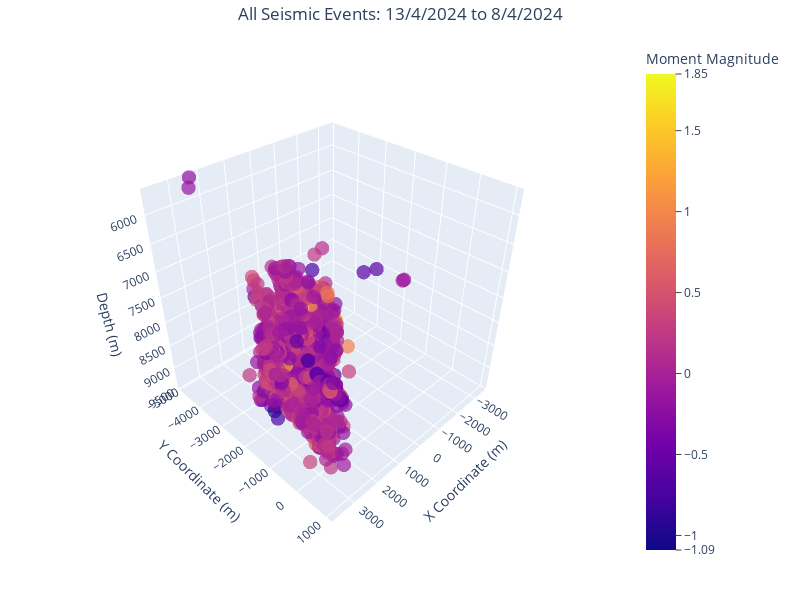

Write notebook code for a chart like this one.
### Markdown cell above
## Combined Events Visualization

Create a single 3D plot containing all seismic events from all catalog files.

### Code cell
# Generate Combined Plot of All Events
print("🌍 Creating combined visualization of all events...")

# Concatenate all CSV files into a single dataset
data = pd.concat((pd.read_csv(file) for file in csv_files), ignore_index=True)
data.columns = data.columns.str.strip().str.replace(' ', '_')
data = data[data['Depth'] != 0]  # Remove invalid depth entries

# Create informative title with date range
try:
    start_date = data['Trig_Date'].iloc[0].strip()
    end_date = data['Trig_Date'].iloc[-1].strip()
    title = f"All Seismic Events: {start_date} to {end_date}"
except:
    title = "All Seismic Events - Combined Catalog"

print(f"📊 Combined dataset: {len(data)} events total")

# Create comprehensive 3D scatter plot
fig = px.scatter_3d(
    data,
    x='X', y='Y', z='Depth',
    color='MomMag',
    range_color=[global_min_mag, global_max_mag],
    size=[1] * len(data),
    title=title,
    labels={
        'X': 'X Coordinate (m)',
        'Y': 'Y Coordinate (m)',
        'Depth': 'Depth (m)', 
        'MomMag': 'Moment Magnitude'
    },
    size_max=14,
    opacity=0.7
)

# Apply consistent styling matching individual plots
fig.update_traces(marker=dict(line=dict(width=0)))
tickvals = generate_tick_values(global_min_mag, global_max_mag)

fig.update_layout(
    width=800, height=600,
    title_x=0.5,
    margin=dict(l=40, r=40, b=40, t=40),
    scene=dict(
        zaxis=dict(range=[global_min_depth, global_max_depth][::-1]),
        xaxis=dict(range=[global_min_x, global_max_x]),
        yaxis=dict(range=[global_min_y, global_max_y]),
        camera=dict(eye=dict(x=1.5, y=1.5, z=1.5)),
        aspectmode="cube"
    ),
    coloraxis_colorbar=dict(
        title="Moment Magnitude",
        title_side="top",
        tickvals=tickvals,
        tickmode='array',
        ticks="outside",
        ticklen=6,
        tickwidth=1
    )
)

# Display or save the combined plot
if not save_images:
    fig.show()
else:
    width_in = width_mm / 25.4
    height_in = width_in * 0.75
    image_path = os.path.join(output_path, "all_events_combined.png")
    fig.write_image(image_path, width=int(width_in * dpi), height=int(height_in * dpi), scale=2)
    print(f"💾 Saved combined plot: {image_path}")

print("✅ Combined visualization complete")

### Figure 1 — Plotly figure (JSON) as saved in the notebook; plotly's stock layout.template omitted (floating-point values rounded to 4 significant figures; data arrays with more than 128 entries replaced by an {"elided": "..."} marker saying what was removed)
{"data": [{"hovertemplate": "X Coordinate (m)=%{x}<br>Y Coordinate (m)=%{y}<br>Depth (m)=%{z}<br>size=%{marker.size}<br>Moment Magnitude=%{marker.color}<extra></extra>", "legendgroup": "", "marker": {"color": {"elided": "2982 float values"}, "coloraxis": "coloraxis", "line": {"width": 0}, "opacity": 0.7, "size": {"elided": "2982 int values"}, "sizemode": "area", "sizeref": 0.005102, "symbol": "circle"}, "mode": "markers", "name": "", "scene": "scene", "showlegend": false, "type": "scatter3d", "x": {"elided": "2982 float values"}, "y": {"elided": "2982 float values"}, "z": {"elided": "2982 float values"}}], "layout": {"coloraxis": {"cmax": 1.85, "cmin": -1.09, "colorbar": {"ticklen": 6, "tickmode": "array", "ticks": "outside", "tickvals": [-1.09, -1, -0.5, 0, 0.5, 1, 1.5, 1.85], "tickwidth": 1, "title": {"side": "top", "text": "Moment Magnitude"}}, "colorscale": [[0, "#0d0887"], [0.1111, "#46039f"], [0.2222, "#7201a8"], [0.3333, "#9c179e"], [0.4444, "#bd3786"], [0.5556, "#d8576b"], [0.6667, "#ed7953"], [0.7778, "#fb9f3a"], [0.8889, "#fdca26"], [1, "#f0f921"]]}, "height": 600, "legend": {"itemsizing": "constant", "tracegroupgap": 0}, "margin": {"b": 40, "l": 40, "r": 40, "t": 40}, "scene": {"aspectmode": "cube", "camera": {"eye": {"x": 1.5, "y": 1.5, "z": 1.5}}, "domain": {"x": [0, 1], "y": [0, 1]}, "xaxis": {"range": [-3660, 3890], "title": {"text": "X Coordinate (m)"}}, "yaxis": {"range": [-5060, 1180], "title": {"text": "Y Coordinate (m)"}}, "zaxis": {"range": [9500, 5580], "title": {"text": "Depth (m)"}}}, "title": {"text": "All Seismic Events: 13/4/2024 to 8/4/2024", "x": 0.5}, "width": 800}}
